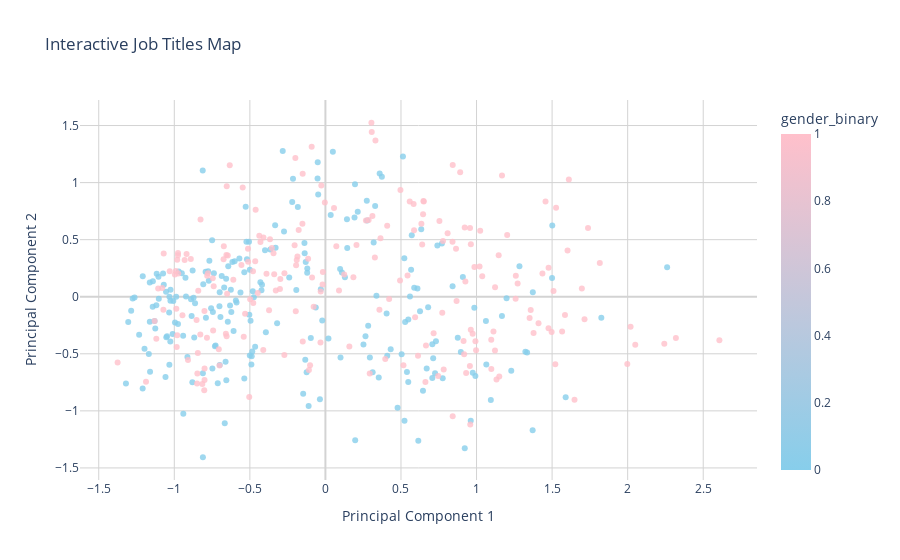

Notebook code cell kept with this figure:
### Code cell
import plotly.express as px

color_map = {0: '#87CEEB', 1: '#FFC0CB'}

# Create the scatter plot
fig = px.scatter(gendered_words, 
                 x='pc1', 
                 y='pc2', 
                 color='gender_binary',  # Use the 'gender' column to determine colors
                 hover_name='word',
                 title='Interactive Map of Job Titles',
                 labels={'pc1': 'Principal Component 1', 'pc2': 'Principal Component 2'},
                 color_continuous_scale=list(color_map.values()),
                 color_discrete_map=color_map,
                 opacity =0.8)  

# Update layout to improve the appearance
fig.update_layout(title='Interactive Job Titles Map',
                  xaxis_title='Principal Component 1',
                  yaxis_title='Principal Component 2',
                  plot_bgcolor='white',
                  paper_bgcolor='white',
                  hovermode='closest')

fig.update_layout(
    xaxis=dict(
        gridcolor='lightgray',
        zerolinecolor='lightgray'
    ),
    yaxis=dict(
        gridcolor='lightgray',
        zerolinecolor='lightgray'
    )
)

# Show the plot
fig.show()

### Figure 1 — Plotly figure (JSON) as saved in the notebook; plotly's stock layout.template omitted (floating-point values rounded to 4 significant figures; data arrays with more than 128 entries replaced by an {"elided": "..."} marker saying what was removed)
{"data": [{"hovertemplate": "<b>%{hovertext}</b><br><br>Principal Component 1=%{x}<br>Principal Component 2=%{y}<br>gender_binary=%{marker.color}<extra></extra>", "hovertext": {"elided": "431 str values"}, "legendgroup": "", "marker": {"color": {"elided": "431 int values"}, "coloraxis": "coloraxis", "opacity": 0.8, "symbol": "circle"}, "mode": "markers", "name": "", "orientation": "v", "showlegend": false, "type": "scatter", "x": {"elided": "431 float values"}, "xaxis": "x", "y": {"elided": "431 float values"}, "yaxis": "y"}], "layout": {"coloraxis": {"colorbar": {"title": {"text": "gender_binary"}}, "colorscale": [[0, "#87CEEB"], [1, "#FFC0CB"]]}, "hovermode": "closest", "legend": {"tracegroupgap": 0}, "paper_bgcolor": "white", "plot_bgcolor": "white", "title": {"text": "Interactive Job Titles Map"}, "xaxis": {"anchor": "y", "domain": [0, 1], "gridcolor": "lightgray", "title": {"text": "Principal Component 1"}, "zerolinecolor": "lightgray"}, "yaxis": {"anchor": "x", "domain": [0, 1], "gridcolor": "lightgray", "title": {"text": "Principal Component 2"}, "zerolinecolor": "lightgray"}}}
